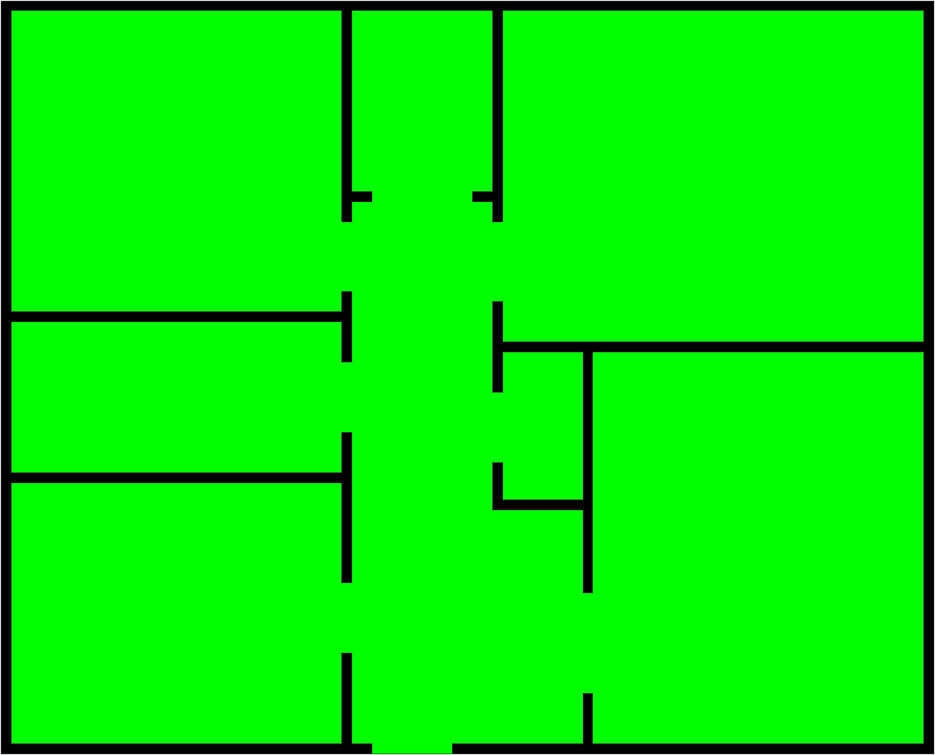
#> input picture src/wifi_map_ai/aedt/Hackathon3_images/house_installation_cut.png, 935 x 755 px, shrunk from 1208 x 975 before the run, found by its file name
$ python Hackathon_visualizer.py
#> lines starting #> are read from the running program, lines starting #| are printed output that depends on the picture
#> further down, img is the input picture: shape (755, 935, 3); mean B, G, R 1.6, 233.9, 1.6
### src/wifi_map_ai/aedt/Rectangle_Detection.py
import cv2
import random

# [102 lines left out: functions detect_domain, point_in_rectangle, is_green, are_nearby, not called in this run]


def get_black_pixels(image):
    # Load image in gray scale
    img = cv2.cvtColor(image, cv2.COLOR_BGR2GRAY)
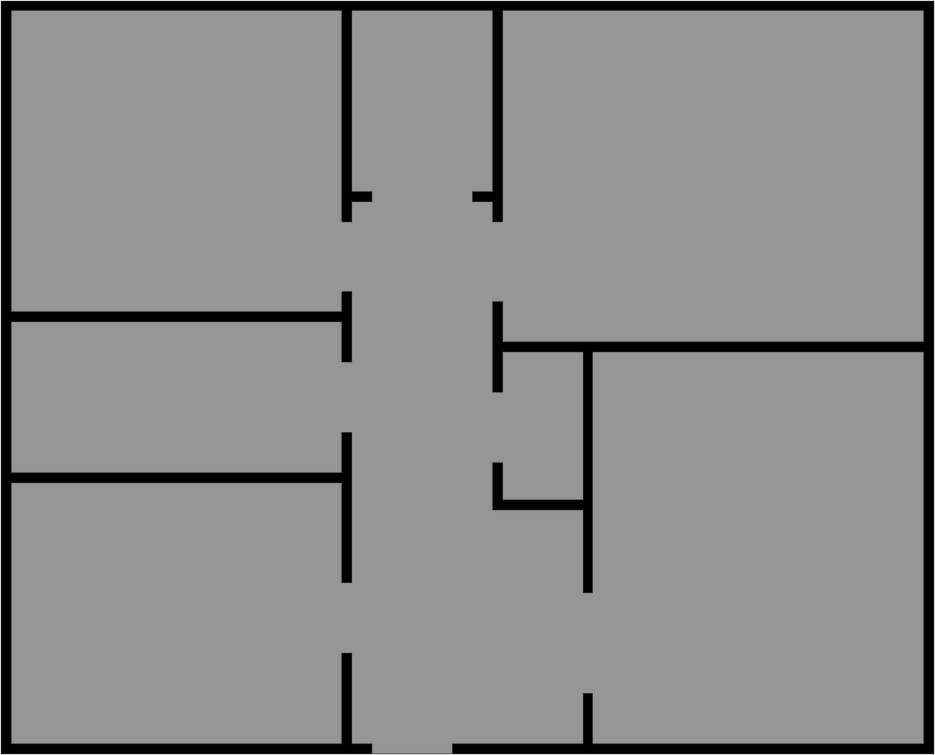
#> img: shape (755, 935); min 0, max 245, mean 138.2

    # Get image dimension
    height, width = img.shape
#> height = 755; width = 935

    pixel_neri = []

    # Scan all pixels
    for y in range(height):
        for x in range(width):
            pixel_value = img[y, x]

            if pixel_value == 0:
                pixel_neri.append((x, y))
#> after the loop, pixel_neri = 32428 items

    return pixel_neri


# [6 lines left out: function random_numbers_generator, not called in this run]

### src/wifi_map_ai/aedt/Hackathon_visualizer.py
import cv2
from Rectangle_Detection import is_green, are_nearby, get_black_pixels


def show_coordinates(event, x, y, flags, param):
    selected_point = param[0]
    walls_pixels = param[1]

    if event == cv2.EVENT_LBUTTONDOWN:
        if is_green(img[x,y]) and not are_nearby((x, y), walls_pixels, max_distance=25):
            print(f"Pixel Coordinates: ({x}, {y})")
            selected_point.append((x,y))

        else:
            print(f"This position is part of the wall, please select another point!")

img = cv2.imread("Hackathon3_images\\house_installation_cut.png")
walls_pixels = get_black_pixels(img)
#> walls_pixels = 32428 items
selected_point = []
cv2.namedWindow("Floorplan")
# Associate a function to mouse events manager
cv2.setMouseCallback("Floorplan", show_coordinates, [selected_point, walls_pixels])
cv2.imshow("Floorplan", img)

while True:
    if cv2.waitKey(1) & 0xFF == ord('q'):
#> (key q is pressed here)
        break

cv2.destroyAllWindows()

$ run again, with src/wifi_map_ai/aedt/Hackathon3_images/house.png copied over src/wifi_map_ai/aedt/Hackathon3_images/house_installation_cut.png
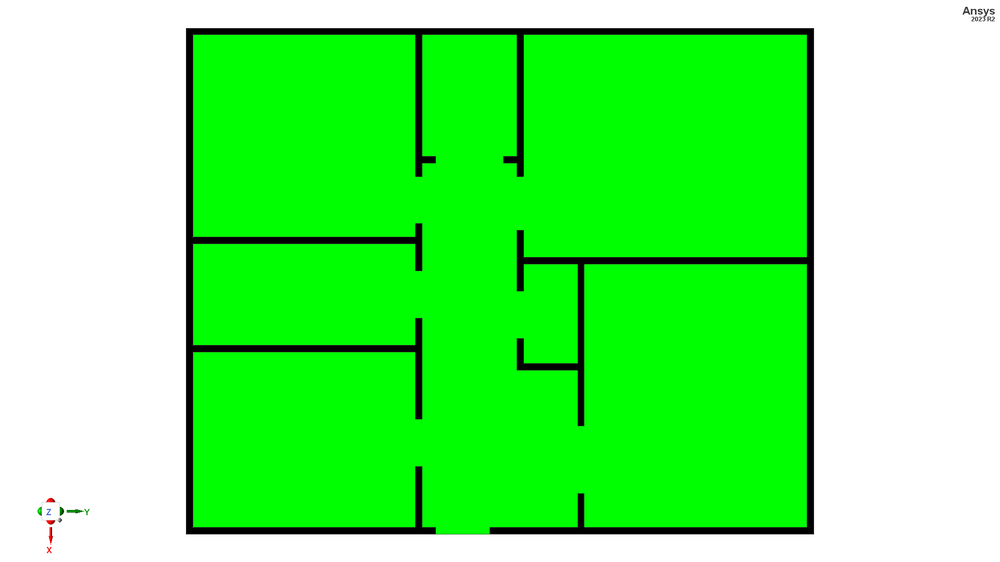
#> input picture src/wifi_map_ai/aedt/Hackathon3_images/house.png, 1000 x 562 px, shrunk from 1920 x 1080 before the run, found by its file name
#> img is the input picture: shape (562, 1000, 3); mean B, G, R 110.9, 242.9, 111
#> in get_black_pixels, `img = cv2.cvtColor(image, cv2.COLOR_BGR2GRAY)`:
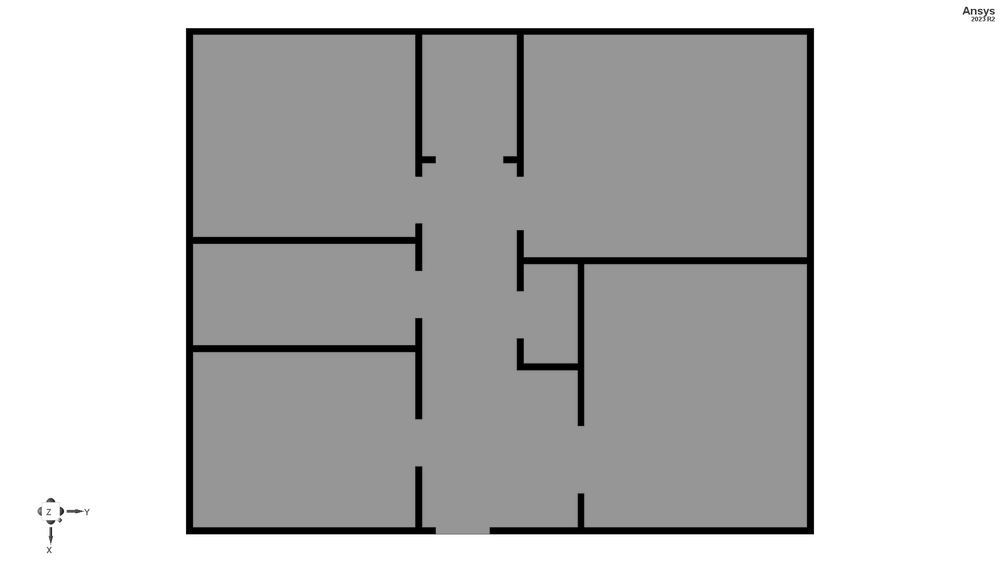
#> img: shape (562, 1000); min 0, max 255, mean 188.6
#> after the loop in get_black_pixels, `for y in range(height):`: pixel_neri = 11577 pairs, first value 187 to 812, second value 29 to 533
#> walls_pixels has the same summary as pixel_neri in get_black_pixels
